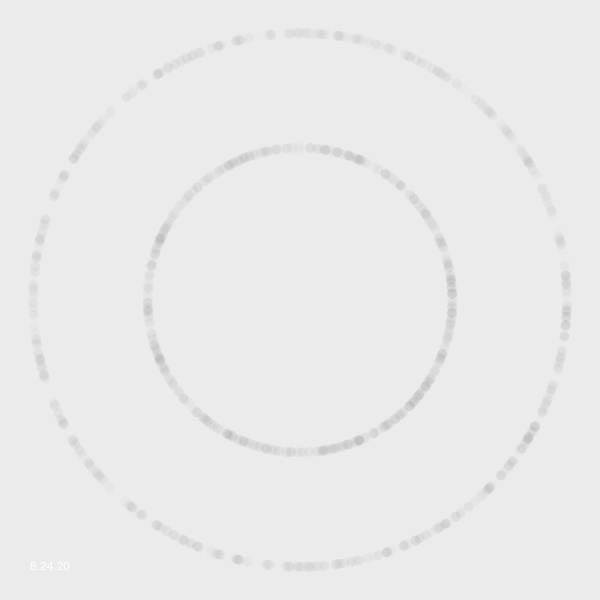
Frame 1 (no input)
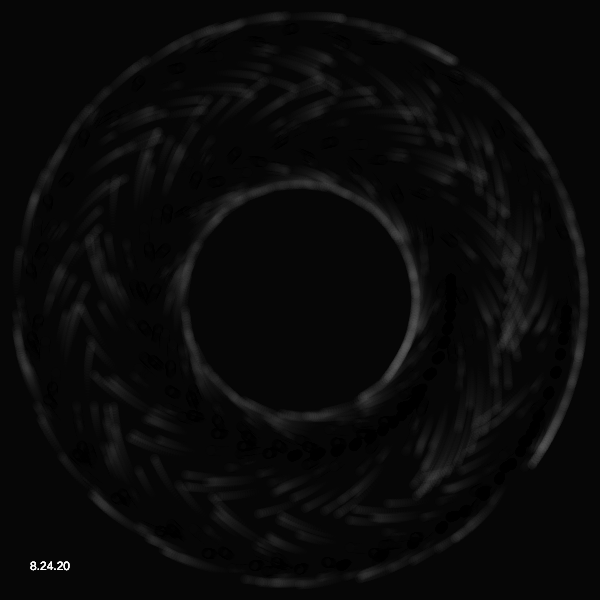
Frame 60 (no input)
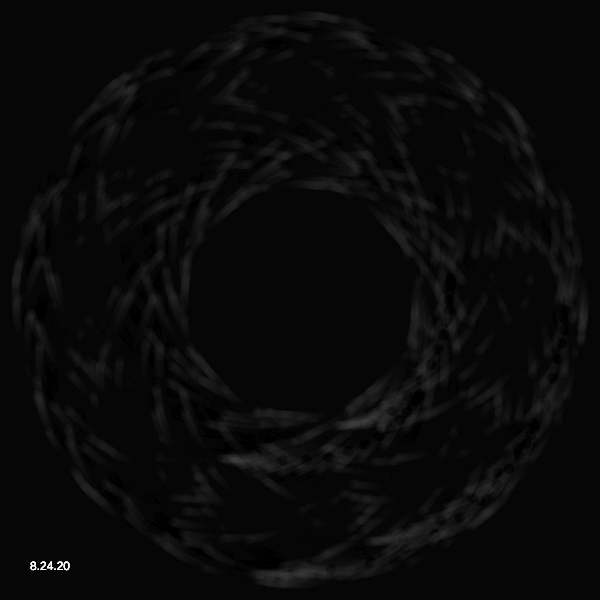
Frame 120 (the mouse pressed at the canvas centre since frame 60)

The p5.js sketch that drew these frames (run headless with seeded random() and noise() and a simulated clock; from frame 60 on, the mouse is pressed at the canvas centre):

// p5.js sketch
// ── sketch.js
var r=200;
var s=0.002;
function setup() { 
  createCanvas(600, 600);
  background(255)
}
function draw() {   
  background(0, 20);
  translate(width/2, height/2);
  let n=200;
  for (let i=0; i<n; i++) {
     let t1= i*PI/n;
     let t2= s*t1;
     let x1= r*cos(t1);
     let y1= r*sin(t1);
     let x2= r*cos(t2);
     let y2= r*sin(t2);
     strokeWeight(.002)
     stroke(150);
      fill(i%255, 10)
     //fill(255)
     rectMode(CENTER)
     rotate(-r*cos(t1)*0.25)
     // rect(x1, y1, 120, 120);
     ellipse(x2 + 60,y2 + 60, 10,10);
     ellipse(x2 - 60,y2 + 60, 10,10);
     ellipse(x2 - 60,y2 - 60, 10,10);
     ellipse(x2 + 60,y2 - 60, 10,10);
     rotate(r*cos(t1)*0.25)
  }
  s+=0.005;
  fill(255);
  noStroke();
   translate(-width/2, -height/2);
  text("8.24.20", 30, height-30);
  noFill();
}
